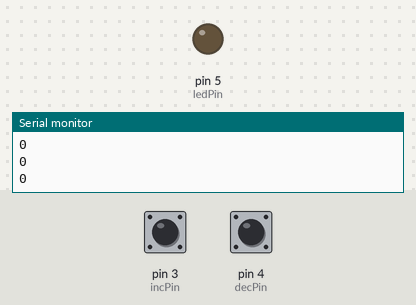
Recording of a sketch running on a simulated Arduino Uno, built with avr-gcc and run on an emulated ATmega328P. Parts: output pins drawn as LEDs (lit = HIGH), the last lines printed to the serial monitor. The inputs (shaded band) are chosen by the test bench; at power-on: pin 3 (incPin) HIGH, pin 4 (decPin) HIGH.

Above: at 1.2 s.
1.3 s: pin 3 (incPin) pulled LOW for 3.2 s
At 5.6 s:
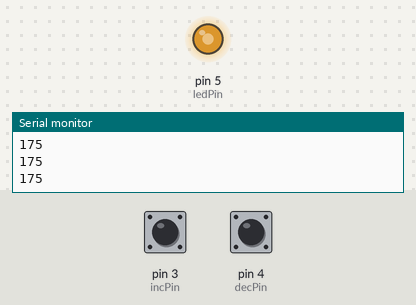
6.0 s: pin 3 (incPin) pulled LOW for 0.15 s
At 6.9 s:
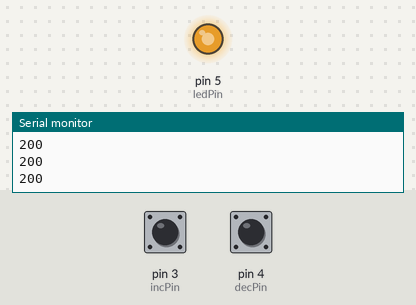
8.0 s: pin 4 (decPin) pulled LOW for 0.15 s
At 9.6 s:
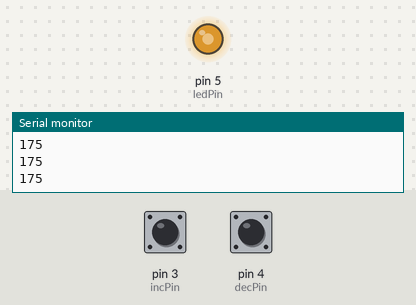
10.0 s: pin 4 (decPin) pulled LOW for 1 s
At 11.4 s:
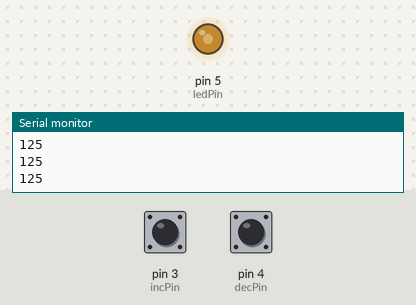
Timing chart, 0 to 13.0 s (numbered marks = the images above; inputs shaded):
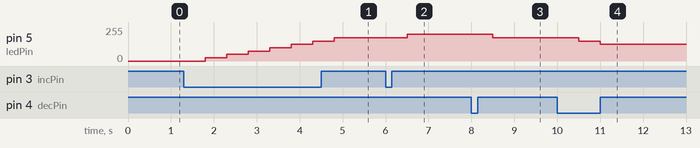

The sketch:

led_buttons.ino
```cpp
#define ledPin 5
#define incPin 3
#define decPin 4

int ledValue = 0;
int inc;
int dec;

void setup() {
  // put your setup code here, to run once:
  pinMode(ledPin, OUTPUT);
  pinMode(incPin, INPUT_PULLUP);
  pinMode(decPin, INPUT_PULLUP);
  Serial.begin(9600);
  digitalWrite(ledPin, LOW);
}

void loop() {
  // put your main code here, to run repeatedly:
  inc = digitalRead(incPin);
  dec = digitalRead(decPin);
  if (inc == LOW) {
    ledValue = ledValue + 25;
    delay(500);
  }
  if (dec == LOW) {
    ledValue = ledValue - 25;
    delay(500);
  }
  if (ledValue > 255) {
    ledValue = 255;
  }
  if (ledValue < 0) {
    ledValue = 0;
  }
  analogWrite(ledPin, ledValue);
  Serial.println(ledValue);

}
```

Measured:
- after the input at 1.3 s, pin 5 (ledPin): moves from 0/255 to 175/255 over 3.0 s, starting after 0.50 s
- after the input at 6.0 s, pin 5 (ledPin): 175/255 → 200/255 after 0.50 s
- after the input at 8.0 s, pin 5 (ledPin): 200/255 → 175/255 after 0.50 s
- after the input at 10.0 s, pin 5 (ledPin): 175/255 → 150/255 after 0.50 s, → 125/255 0.50 s later
